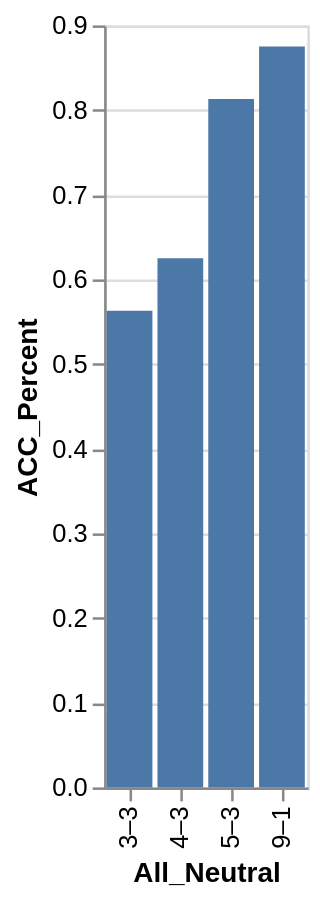

Describe this chart as a Vega-Lite specification.
### Vega-Lite specification from a JSON file in a GitHub repository (floating-point values rounded to 4 significant figures)
{"data": {"values": [{"x_data": "3–3", "y_data": 0.563}, {"x_data": "4–3", "y_data": 0.625}, {"x_data": "5–3", "y_data": 0.813}, {"x_data": "9–1", "y_data": 0.875}]}, "mark": "bar", "encoding": {"x": {"field": "x_data", "type": "nominal", "title": "All_Neutral", "sort": "ascending"}, "y": {"field": "y_data", "type": "quantitative", "title": "ACC_Percent"}}}
